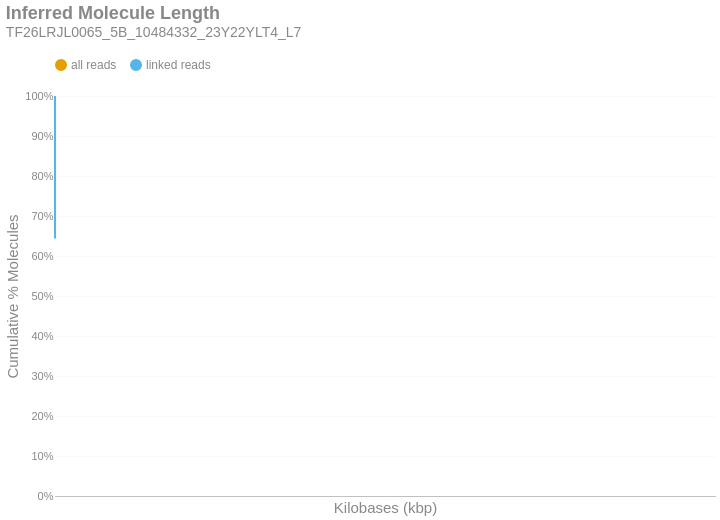

Notebook code for this chart:
### Markdown cell above
### Inferred Molecule Length
This is the cumulative frequency distribution of molecule lengths inferred from the first and last alignment positions along a contig for all alignments associated with a single linked-read barcode on a given contig.There are two distributions: one with `all` the alignments (yellow) and another with only `linked reads` (blue). The percent of molecules in the `linked reads` distribution is relative to the total number of linked molecules.

### Code cell
if SKIPLR:
    print_html(f"Skipped")
else:
    binned_df = consolidated_hist(valids['length_inferred']/1000, mask, 10, True)
    binned_df = binned_df.with_columns(
        pl.when(pl.col('bin').cast(pl.Utf8) == '0').then(pl.lit('1')).otherwise(pl.col('bin').cast(pl.Utf8)).alias('bin')
    )
    with SafeRender(binned_df):
        (
            density_plot(binned_df, 'Inferred Molecule Length', samplename, 'inferredlen')
            .transform_calculate(bin_kb='datum.bin / 1000')
            .encode(
                x=alt.X('bin_kb:Q', title="Kilobases (kbp)").scale(type='log', padding=0).axis(labelAngle=-40),
                y=alt.Y('value:Q', title='Cumulative % Molecules')
                    .axis(format='%')
                    .stack(False)
                    .scale(domainMin=0, domainMax=1,padding=0),
                color=alt.Color("key:N").scale(domain = ["all reads", "linked reads"]),
                tooltip = [
                    alt.Tooltip("key:N", title = "Data Type"),
                    alt.Tooltip("range_label:N", title="Kilobases"),
                    alt.Tooltip("value:Q", format = ".2%", title="% Molecules (Cum.)")
                ]
            )
        ).display()

### Figure 1 — Vega-Lite specification as saved in the notebook (floating-point values rounded to 4 significant figures)
{"width": "container", "height": 400, "config": {"title": {"anchor": "start", "dy": -15, "fontSize": 18, "color": "#888888", "subtitleColor": "#888888", "subtitleFontSize": 14}, "arc": {"fill": "#0072B2"}, "axis": {"domainColor": "#888888", "domainWidth": 0.5, "gridWidth": 0.2, "grid": false, "titleFontWeight": 400, "titleFontSize": 15, "labelFontSize": 11, "labelColor": "#888888", "tickColor": "#888888", "tickWidth": 0.2, "titleColor": "#888888"}, "axisBand": {"grid": false}, "axisX": {"grid": true, "tickSize": 10, "domainCap": "round"}, "axisY": {"domain": false, "grid": true, "tickSize": 0, "domainCap": "round"}, "background": "transparent", "header": {"labelFontSize": 15, "labelColor": "#888888", "titleFontSize": 15, "titleFontWeight": 600, "titleColor": "#888888"}, "legend": {"labelFont": "sans-serif", "labelFontSize": 12, "labelColor": "#888888", "symbolSize": 100, "symbolType": "circle", "titleFontSize": 12, "titlePadding": 10, "titleColor": "#888888", "title": null, "orient": "top"}, "range": {"category": ["#E69F00", "#56B4E9", "#009E73", "#F0E442", "#0072B2", "#D55E00", "#CC79A7", "#000000"], "diverging": ["#cfe8f3", "#a2d4ec", "#73bfe2", "#46abdb", "#1696d2", "#12719e"]}, "area": {"fill": "#0072B2", "fillOpacity": 0.7, "line": true, "strokeOpacity": 0.7}, "line": {"color": "#0072B2", "stroke": "#0072B2", "strokeWidth": 2}, "trail": {"color": "#0072B2", "stroke": "#0072B2", "strokeWidth": 0, "size": 1}, "point": {"filled": true, "fillOpacity": 1.0, "size": 95}, "text": {"color": "#888888", "fontSize": 11, "align": "right", "fontWeight": 400, "size": 11}, "bar": {"fill": "#0072B2", "stroke": null}, "view": {"stroke": null, "continuousWidth": 660, "continuousHeight": 400}}, "data": {"name": "data-d179aa09cdeab474bf1c84d1d2165376"}, "mark": {"type": "line", "interpolate": "monotone", "point": {"opacity": 0, "size": 275}}, "encoding": {"color": {"field": "key", "scale": {"domain": ["all reads", "linked reads"]}, "type": "nominal"}, "tooltip": [{"field": "key", "title": "Data Type", "type": "nominal"}, {"field": "range_label", "title": "Kilobases", "type": "nominal"}, {"field": "value", "format": ".2%", "title": "% Molecules (Cum.)", "type": "quantitative"}], "x": {"axis": {"labelAngle": -40}, "field": "bin_kb", "scale": {"type": "log", "padding": 0}, "title": "Kilobases (kbp)", "type": "quantitative"}, "y": {"axis": {"format": "%"}, "field": "value", "scale": {"domainMin": 0, "domainMax": 1, "padding": 0}, "stack": false, "title": "Cumulative % Molecules", "type": "quantitative"}}, "params": [{"name": "param_c36ac31b6afebe62", "select": {"type": "point", "fields": ["key"]}, "bind": "legend"}], "title": {"text": "Inferred Molecule Length", "subtitle": "TF26LRJL0065_5B_10484332_23Y22YLT4_L7"}, "transform": [{"fold": ["all reads (cumsum)", "linked reads (cumsum)"]}, {"calculate": "replace(datum.key, ' (cumsum)', '')", "as": "key"}, {"filter": {"param": "param_c36ac31b6afebe62"}}, {"calculate": "datum.bin / 1000", "as": "bin_kb"}], "usermeta": {"embedOptions": {"downloadFileName": "TF26LRJL0065_5B_10484332_23Y22YLT4_L7.inferredlen"}}, "$schema": "https://vega.github.io/schema/vega-lite/v6.4.1.json", "datasets": {"data-d179aa09cdeab474bf1c84d1d2165376": [{"bin": "0.0", "interval": "0.0-10.0", "all reads": 0.8877, "linked reads": 0.644, "all reads (cumsum)": 0.8877, "linked reads (cumsum)": 0.644, "range_label": "0-9"}, {"bin": "10.0", "interval": "10.0-20.0", "all reads": 0.0623, "linked reads": 0.1966, "all reads (cumsum)": 0.95, "linked reads (cumsum)": 0.8406, "range_label": "10-19"}, {"bin": "20.0", "interval": "20.0-30.0", "all reads": 0.02786, "linked reads": 0.08857, "all reads (cumsum)": 0.9779, "linked reads (cumsum)": 0.9292, "range_label": "20-29"}, {"bin": "30.0", "interval": "30.0-40.0", "all reads": 0.01282, "linked reads": 0.0409, "all reads (cumsum)": 0.9907, "linked reads (cumsum)": 0.9701, "range_label": "30-39"}, {"bin": "40.0", "interval": "40.0-50.0", "all reads": 0.006013, "linked reads": 0.0191, "all reads (cumsum)": 0.9967, "linked reads (cumsum)": 0.9892, "range_label": "40-49"}, {"bin": "50.0", "interval": "50.0-60.0", "all reads": 0.002108, "linked reads": 0.006883, "all reads (cumsum)": 0.9988, "linked reads (cumsum)": 0.9961, "range_label": "50-59"}, {"bin": "60.0", "interval": "60.0-70.0", "all reads": 0.0007383, "linked reads": 0.002419, "all reads (cumsum)": 0.9995, "linked reads (cumsum)": 0.9985, "range_label": "60-69"}, {"bin": "70.0", "interval": "70.0-80.0", "all reads": 0.000282, "linked reads": 0.0009245, "all reads (cumsum)": 0.9998, "linked reads (cumsum)": 0.9994, "range_label": "70-79"}, {"bin": "80.0", "interval": "80.0-90.0", "all reads": 0.0001088, "linked reads": 0.0003563, "all reads (cumsum)": 0.9999, "linked reads (cumsum)": 0.9998, "range_label": "80-89"}, {"bin": "90.0", "interval": "90.0-100.0", "all reads": 4.357e-05, "linked reads": 0.0001432, "all reads (cumsum)": 1.0, "linked reads (cumsum)": 0.9999, "range_label": "90-99"}, {"bin": "100.0", "interval": "100.0-110.0", "all reads": 1.25e-05, "linked reads": 4.106e-05, "all reads (cumsum)": 1.0, "linked reads (cumsum)": 1.0, "range_label": "100-109"}, {"bin": "110.0", "interval": "110.0-120.0", "all reads": 6.755e-06, "linked reads": 2.22e-05, "all reads (cumsum)": 1.0, "linked reads (cumsum)": 1.0, "range_label": "110-119"}, {"bin": "120.0", "interval": "120.0-130.0", "all reads": 1.689e-06, "linked reads": 5.549e-06, "all reads (cumsum)": 1.0, "linked reads (cumsum)": 1.0, "range_label": "120-129"}, {"bin": "130.0", "interval": "130.0-140.0", "all reads": 1.013e-06, "linked reads": 3.329e-06, "all reads (cumsum)": 1.0, "linked reads (cumsum)": 1.0, "range_label": "130-139"}, {"bin": "140.0", "interval": "140.0-150.0", "all reads": 0.0, "linked reads": 0.0, "all reads (cumsum)": 1.0, "linked reads (cumsum)": 1.0, "range_label": "140-149"}, {"bin": "150.0", "interval": "150.0-160.0", "all reads": 0.0, "linked reads": 0.0, "all reads (cumsum)": 1.0, "linked reads (cumsum)": 1.0, "range_label": "150-159"}, {"bin": "160.0", "interval": "160.0-170.0", "all reads": 0.0, "linked reads": 0.0, "all reads (cumsum)": 1.0, "linked reads (cumsum)": 1.0, "range_label": "160-169"}, {"bin": "170.0", "interval": "170.0-180.0", "all reads": 3.377e-07, "linked reads": 1.11e-06, "all reads (cumsum)": 1.0, "linked reads (cumsum)": 1.0, "range_label": "170-179"}]}}
